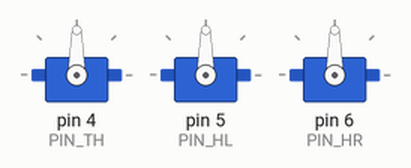
This sketch was run on a simulated Arduino Uno, built with avr-gcc and run on an emulated ATmega328P. On the bench: 3 × servo. What the sketch prints to the serial monitor is not drawn.

Above: at 0.05 s.
At 0.55 s:
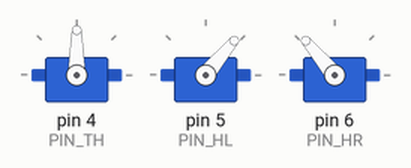
At 1.05 s:
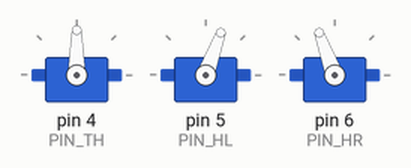
At 2.05 s:
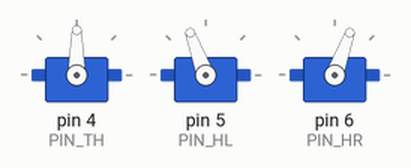
Timing chart, 0 to 5.6 s (numbered marks = the images above):
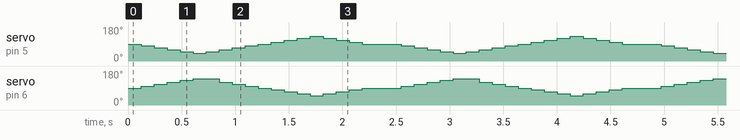

Measured:
- by itself, servo on pin 6 (PIN_HR): repeats every 2.4 s: 110° 0.12 s, 120° 0.12 s, 130° 0.12 s, 140° 0.24 s, 120° 0.12 s, 110° 0.12 s, 100° 0.12 s, 90° 0.12 s, 80° 0.12 s, 70° 0.12 s, 60° 0.12 s, 50° 0.12 s, 60° 0.12 s, 70° 0.12 s, 80° 0.12 s, 90° 0.36 s, 100° 0.12 s
- by itself, servo on pin 5 (PIN_HL): repeats every 2.4 s: 70° 0.12 s, 60° 0.12 s, 50° 0.12 s, 40° 0.12 s, 50° 0.12 s, 60° 0.12 s, 70° 0.12 s, 80° 0.12 s, 90° 0.12 s, 100° 0.12 s, 110° 0.12 s, 120° 0.12 s, 130° 0.12 s, 120° 0.12 s, 110° 0.12 s, 100° 0.12 s, 90° 0.36 s, 80° 0.12 s

The sketch:

b2_up.ino
```cpp
//-- myPOSE move position

// 參數：校正的位置 (要調整的角度)
int adj[]={ 0, 0, 0 };

// 參數：起始位置
int pos[]={ 90,90,90 };  // 起始位置

// 參數：各伺服馬達移動的角度
int shift4[][3] = {
  { 90, 90, 90 },
  { 90, 100, 100 },
  { 90, 110, 110 },
  { 90, 120, 120 },
  { 90, 130, 130 },
  { 90, 140, 140 },
  { 90, 130, 140 },
  { 90, 120, 120 },
  { 90, 110, 110 },
  { 90, 100, 100 },
  { 90, 90, 90 },
  { 90, 80, 80 },
  { 90, 70, 70 },
  { 90, 60, 60 },
  { 90, 50, 50 },
  { 90, 60, 60 },
  { 90, 70, 70 },
  { 90, 80, 80 },
  { 90, 90, 90 },
  { 90, 90, 90 }
};

int shift_length; // 直接在程式中計算取得
int shift_delay = 121;


#include <Servo.h>
Servo S0, S1, S2;

// 參數：各伺服馬達的腳位
#define PIN_TH 4
#define PIN_HL 5
#define PIN_HR 6


void move_servo()
{
  S0.write(pos[0]+adj[0]);
  S1.write(180-pos[1]+adj[1]);  // in myPOSE Left Hand
  S2.write(pos[2]+adj[2]);
}


void setup()
{
  Serial.begin(115200);

  S0.attach(PIN_TH);
  S1.attach(PIN_HL);
  S2.attach(PIN_HR);

  show_message();
  move_servo();
}


void loop()
{
  shift_length = sizeof(shift4) / sizeof(shift4[0]);

  for(int j=0; j<shift_length; j++)
  {
    pos[0] = shift4[j][0];
    pos[1] = shift4[j][1];
    pos[2] = shift4[j][2];

    move_servo();
    // show_message();
    delay(shift_delay);
  }
}


void show_message()
{
  Serial.println("HOME Position");

  Serial.print("Position: ");
  Serial.print(pos[0]);
  Serial.print(",");
  Serial.print(pos[1]);
  Serial.print(",");
  Serial.print(pos[2]);
  Serial.println("");

  Serial.print("Adjusted: ");
  Serial.print(adj[0]);
  Serial.print(",");
  Serial.print(adj[1]);
  Serial.print(",");
  Serial.print(adj[2]);
  Serial.println("");
}
```
